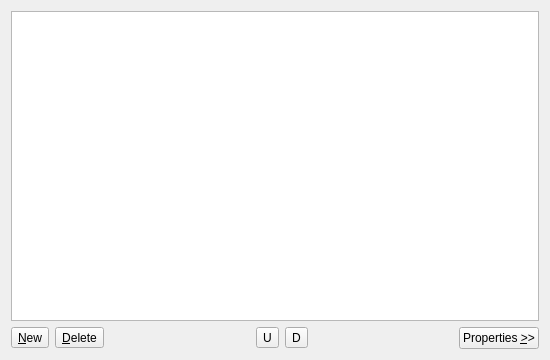
<ui version="4.0" >
 <comment>*********************************************************************
**
** Copyright (C) 2012 Digia Plc and/or its subsidiary(-ies).
** All rights reserved.
** Contact: http://www.qt-project.org/legal
**
** This file is part of the Qt Designer of the Qt Toolkit.
**
** $QT_BEGIN_LICENSE:LGPL$
** Commercial License Usage
** Licensees holding valid commercial Qt licenses may use this file in
** accordance with the commercial license agreement provided with the
** Software or, alternatively, in accordance with the terms contained in
** a written agreement between you and Digia.  For licensing terms and
** conditions see http://qt.digia.com/licensing.  For further information
** use the contact form at http://qt.digia.com/contact-us.
**
** GNU Lesser General Public License Usage
** Alternatively, this file may be used under the terms of the GNU Lesser
** General Public License version 2.1 as published by the Free Software
** Foundation and appearing in the file LICENSE.LGPL included in the
** packaging of this file.  Please review the following information to
** ensure the GNU Lesser General Public License version 2.1 requirements
** will be met: http://www.gnu.org/licenses/old-licenses/lgpl-2.1.html.
**
** In addition, as a special exception, Digia gives you certain additional
** rights.  These rights are described in the Digia Qt LGPL Exception
** version 1.1, included in the file LGPL_EXCEPTION.txt in this package.
**
** GNU General Public License Usage
** Alternatively, this file may be used under the terms of the GNU
** General Public License version 3.0 as published by the Free Software
** Foundation and appearing in the file LICENSE.GPL included in the
** packaging of this file.  Please review the following information to
** ensure the GNU General Public License version 3.0 requirements will be
** met: http://www.gnu.org/copyleft/gpl.html.
**
**
** $QT_END_LICENSE$
**
*********************************************************************</comment>
 <class>qdesigner_internal::ItemListEditor</class>
 <widget class="QWidget" name="qdesigner_internal::ItemListEditor" >
  <property name="geometry" >
   <rect>
    <x>0</x>
    <y>0</y>
    <width>550</width>
    <height>360</height>
   </rect>
  </property>
  <property name="windowTitle" >
   <string/>
  </property>
  <layout class="QVBoxLayout" name="verticalLayout_2" >
   <item>
    <widget class="QWidget" native="1" name="widget" >
     <layout class="QVBoxLayout" name="verticalLayout" >
      <property name="margin" >
       <number>0</number>
      </property>
      <item>
       <widget class="QListWidget" name="listWidget" >
        <property name="enabled" >
         <bool>true</bool>
        </property>
        <property name="toolTip" >
         <string>Items List</string>
        </property>
       </widget>
      </item>
      <item>
       <layout class="QHBoxLayout" name="buttonsLayout" >
        <item>
         <widget class="QToolButton" name="newListItemButton" >
          <property name="toolTip" >
           <string>New Item</string>
          </property>
          <property name="text" >
           <string>&amp;New</string>
          </property>
         </widget>
        </item>
        <item>
         <widget class="QToolButton" name="deleteListItemButton" >
          <property name="toolTip" >
           <string>Delete Item</string>
          </property>
          <property name="text" >
           <string>&amp;Delete</string>
          </property>
         </widget>
        </item>
        <item>
         <spacer>
          <property name="orientation" >
           <enum>Qt::Horizontal</enum>
          </property>
          <property name="sizeHint" stdset="0" >
           <size>
            <width>16</width>
            <height>10</height>
           </size>
          </property>
         </spacer>
        </item>
        <item>
         <widget class="QToolButton" name="moveListItemUpButton" >
          <property name="toolTip" >
           <string>Move Item Up</string>
          </property>
          <property name="text" >
           <string>U</string>
          </property>
         </widget>
        </item>
        <item>
         <widget class="QToolButton" name="moveListItemDownButton" >
          <property name="toolTip" >
           <string>Move Item Down</string>
          </property>
          <property name="text" >
           <string>D</string>
          </property>
         </widget>
        </item>
        <item>
         <spacer name="horizontalSpacer" >
          <property name="orientation" >
           <enum>Qt::Horizontal</enum>
          </property>
          <property name="sizeHint" stdset="0" >
           <size>
            <width>40</width>
            <height>20</height>
           </size>
          </property>
         </spacer>
        </item>
        <item>
         <widget class="QPushButton" name="showPropertiesButton" >
          <property name="text" >
           <string>Properties &amp;>></string>
          </property>
         </widget>
        </item>
       </layout>
      </item>
     </layout>
    </widget>
   </item>
  </layout>
 </widget>
 <resources/>
 <connections/>
</ui>
